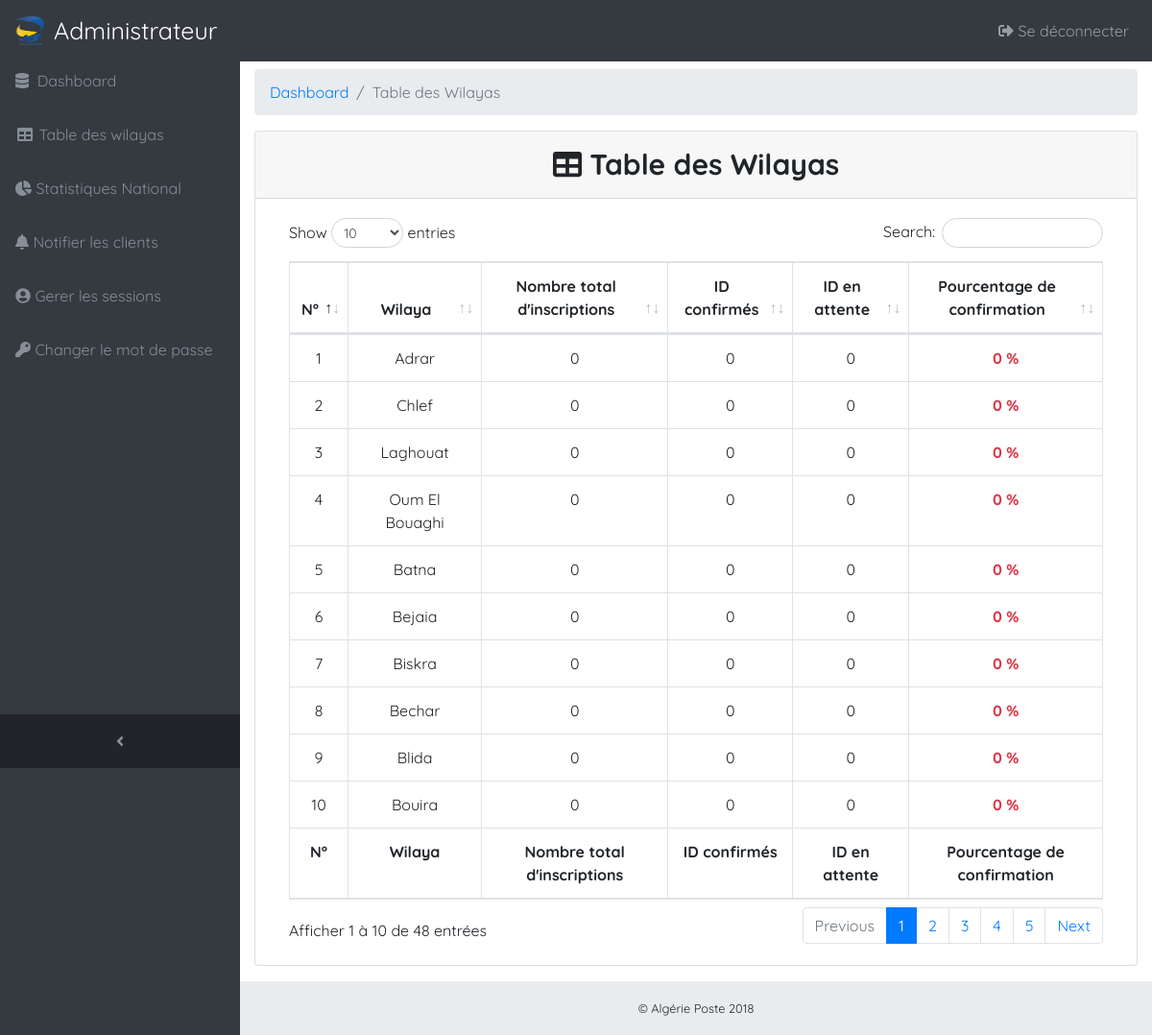
Screenshot of /Admin/tables.php (signed in) with the database file from the repository.
### tables this page shows
CREATE TABLE `upw` (
  `IDW` int(11) NOT NULL,
  `NomWilaya` varchar(50) NOT NULL
);

### Admin/tables.php (called while the page is built, shortened)
<?php
require('Model/Model.php');
$liste=ListeWilaya();
require('View/tablesView.php');

### Admin/Model/Model.php (called while the page is built, shortened)
<?php
function dbConnect()
{
  try
   {
       $db = new PDO('mysql:host=localhost;dbname=mabase', 'root', '');
       return $db;
   }
   catch(Exception $e)
   {
       die('Erreur : '.$e->getMessage());
   }
}
function ListeWilaya()
{
$db=dbConnect();
$req = $db->query("SELECT u.IDW, u.NomWilaya, v0.c0, v1.c1 FROM upw u LEFT JOIN vue_0 v0 ON u.IDW= v0.IDW LEFT JOIN vue_1 v1 ON v1.IDW= u.IDW");
  return $req;
}

### Admin/View/tablesView.php (the view, shortened to what this page needs)
  <div class="content-wrapper">
<div class="container-fluid">
<ol class="breadcrumb">
  <li class="breadcrumb-item">
    <a href="../index.php">Dashboard</a>
  </li>
  <li class="breadcrumb-item active">Table des Wilayas</li>
</ol>
  <div class="card mb-3">
    <div class="card-header">
      <i class="fa fa-table"></i> Table des Wilayas</div>
    <div class="card-body">
      <div class="table-responsive">
        <table class="table table-bordered" id="dataTable" width="100%" cellspacing="0">
          <thead>
            <tr>
              <th class="text-center">N°</th>
              <th class="text-center">Wilaya</th>
              <th class="text-center">Nombre total d'inscriptions</th>
              <th class="text-center">ID confirmés</th>
              <th class="text-center">ID en attente</th>
              <th class="text-center">Pourcentage de confirmation</th>
            </tr>
          </thead>
          <tbody>
            <?php
            while ($donnee= $liste->fetch())
            {
              ?>
              <tr>
                <td class="text-center"><?php  echo strip_tags($donnee['IDW']); ?></td>
                <td class="text-center"><?php  echo  utf8_encode(strip_tags($donnee['NomWilaya'])); ?></td>
                <td class="text-center"><?php  if ($donnee['c1']!=NULL || $donnee['c0']!=NULL) {echo $donnee['c1']+$donnee['c0'];}
                else {
                  echo '0';
                } ?></td>
                <td class="text-center">
                  <?php
                  if ($donnee['c1']==NULL) {
                    echo "0";
                  }
                  else {
                    echo strip_tags($donnee['c1']);
                  }
                    ?>
                </td>
                <td class="text-center">
                  <?php
                  if ($donnee['c0']==NULL) {
                    echo "0";
                  }
                  else {
                    echo strip_tags($donnee['c0']);
                  }
                    ?>
                </td>
                <th class="text-center ">
                <?php
                if ($donnee['c1']!=NULL || $donnee['c0']!=NULL) {
                  $pourcentagevalidation= ($donnee['c1'] * 100)/($donnee['c1']+$donnee['c0']);
                  $pourcentagevalidation=round($pourcentagevalidation, 2);
                }
                else {
                  $pourcentagevalidation=0;
                }
                if($pourcentagevalidation <50 && $pourcentagevalidation >=25)
                {
                  echo '<span class="text-warning">'.$pourcentagevalidation.' %';
                }
                elseif ($pourcentagevalidation >=50) {
                  echo '<span class="text-success">'.$pourcentagevalidation." %";
                }
                elseif ($pourcentagevalidation <30) {
                  echo '<span class="text-danger">'.$pourcentagevalidation." %";
                }
                ?></th>
              </tr>
              <?php
            }
            ?>
          </tbody>
          <tfoot>
            <tr>
              <th class="text-center">N°</th>
              <th class="text-center">Wilaya</th>
              <th class="text-center">Nombre total d'inscriptions</th>
              <th class="text-center">ID confirmés</th>
              <th class="text-center">ID en attente</th>
              <th class="text-center">Pourcentage de confirmation</th>
            </tr>
          </tfoot>
        </table>
      </div>
    </div>
  </div>
</div>
</div>
<?php require('template.php'); ?>

### public/css/sb-admin.css (style rules this page uses)
html { position: relative; min-height: 100%; }
body { overflow-x: hidden; font-family: 'Quicksand', sans-serif; }
body.sticky-footer { margin-bottom: 56px; }
body.sticky-footer .content-wrapper { min-height: calc(100vh - 56px - 56px); }
body.fixed-nav { padding-top: 56px; }
.content-wrapper { min-height: calc(100vh - 56px); padding-top: 1rem; }
.content-wrapper { overflow-x: hidden; background: white; }
@media (min-width: 992px) { .content-wrapper { margin-left: 250px; } }
.card-header { font-size: 30px; font-weight: bold; text-align: center; }

### rows the page displays
upw: IDW "1", NomWilaya "Adrar", pourcentagevalidation "0"
upw: IDW "2", NomWilaya "Chlef", pourcentagevalidation "0"
upw: IDW "3", NomWilaya "Laghouat", pourcentagevalidation "0"
upw: IDW "4", NomWilaya "Oum El Bouaghi", pourcentagevalidation "0"
upw: IDW "5", NomWilaya "Batna", pourcentagevalidation "0"
upw: IDW "6", NomWilaya "Bejaia", pourcentagevalidation "0"
upw: IDW "7", NomWilaya "Biskra", pourcentagevalidation "0"
upw: IDW "8", NomWilaya "Bechar", pourcentagevalidation "0"
upw: IDW "9", NomWilaya "Blida", pourcentagevalidation "0"
upw: IDW "10", NomWilaya "Bouira", pourcentagevalidation "0"
